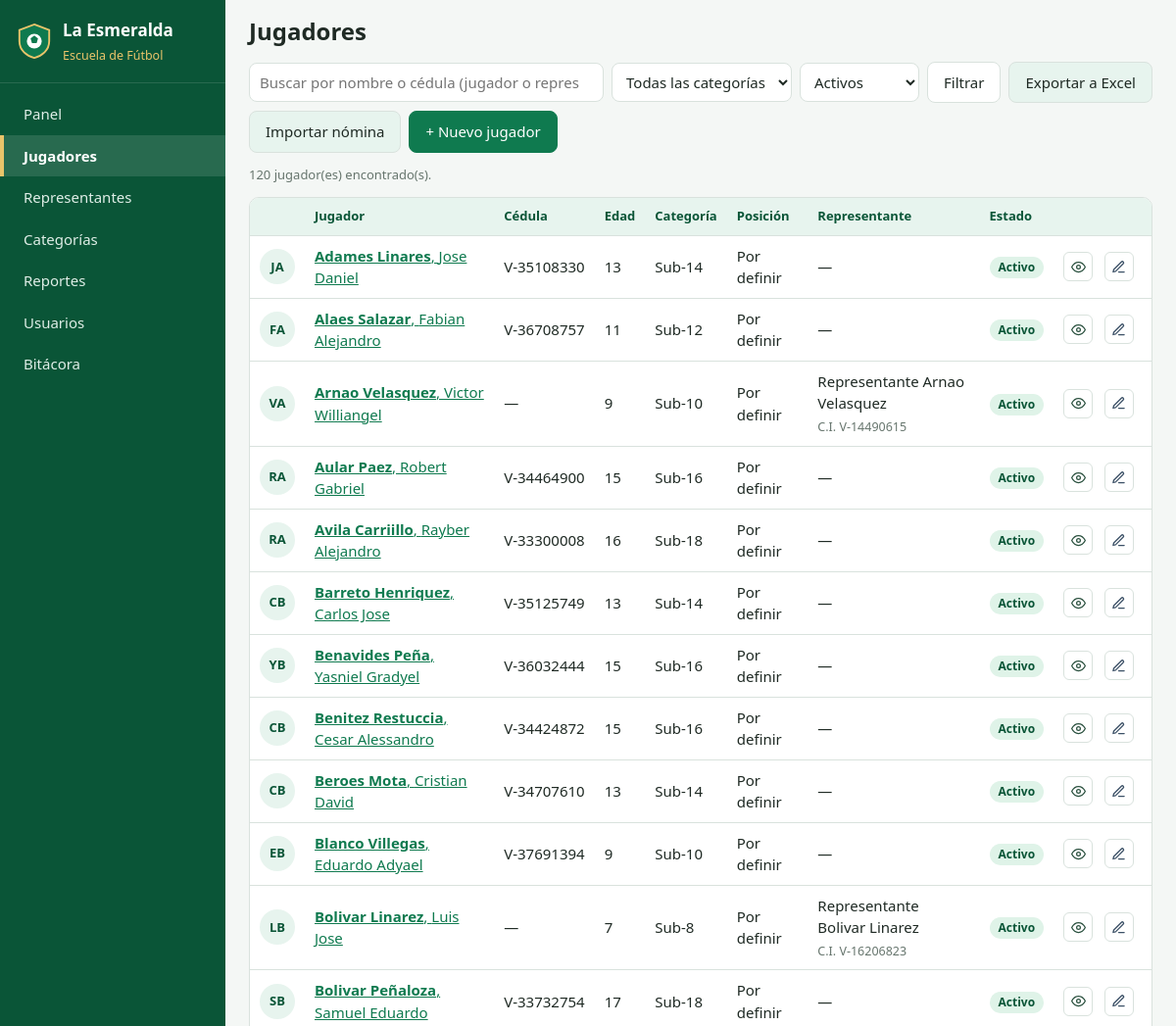
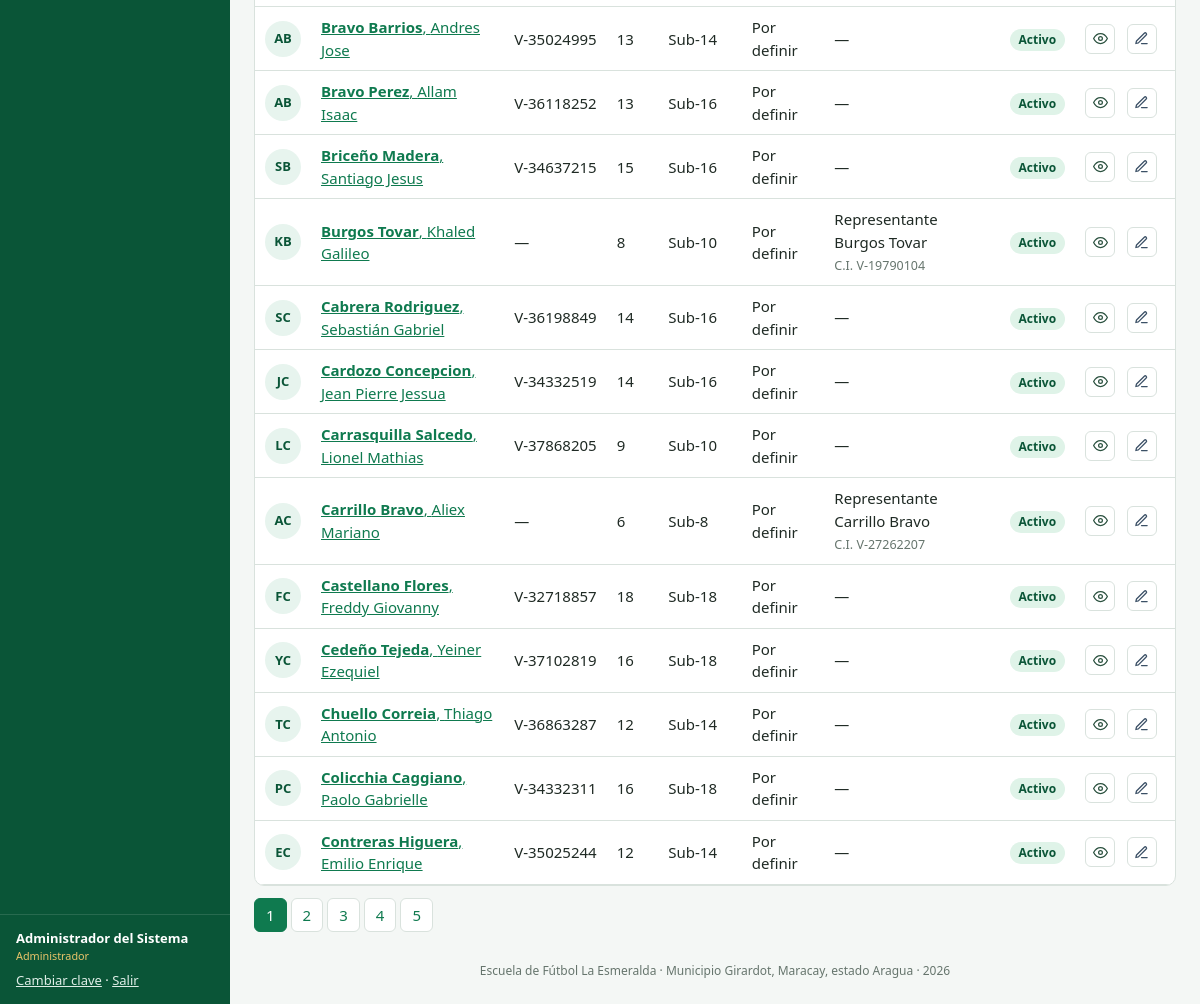
Screenshot of /jugadores.php (signed in) with the database file from the repository (2 pictures, top to bottom).
### tables this page shows
CREATE TABLE jugadores (
  id                    INT UNSIGNED AUTO_INCREMENT PRIMARY KEY,
  cedula                VARCHAR(20)  NULL UNIQUE COMMENT 'Cédula o cédula escolar',
  nombres               VARCHAR(80)  NOT NULL,
  apellidos             VARCHAR(80)  NOT NULL,
  fecha_nacimiento      DATE         NOT NULL,
  sexo                  ENUM('M','F') NOT NULL,
  lugar_nacimiento      VARCHAR(100) NULL,
  direccion             VARCHAR(255) NULL,
  telefono              VARCHAR(20)  NULL,
  institucion_educativa VARCHAR(120) NULL,
  grado                 VARCHAR(30)  NULL,
  posicion              ENUM('Portero','Defensa','Mediocampista','Delantero','Por definir') NOT NULL DEFAULT 'Por definir',
  pie_dominante         ENUM('Derecho','Izquierdo','Ambos') NOT NULL DEFAULT 'Derecho',
  numero_camiseta       TINYINT UNSIGNED NULL,
  talla_camisa          VARCHAR(5)   NULL,
  tipo_sangre           ENUM('A+','A-','B+','B-','AB+','AB-','O+','O-','No sabe') NOT NULL DEFAULT 'No sabe',
  alergias              VARCHAR(255) NULL,
  condicion_medica      VARCHAR(255) NULL,
  peso                  DECIMAL(5,2) NULL COMMENT 'kg',
  estatura              DECIMAL(4,2) NULL COMMENT 'metros',
  foto                  VARCHAR(120) NULL,
  categoria_id          INT UNSIGNED NULL,
  representante_id      INT UNSIGNED NULL,
  fecha_inscripcion     DATE NOT NULL,
  estado                ENUM('activo','inactivo','retirado','lesionado') NOT NULL DEFAULT 'activo',
  observaciones         TEXT NULL,
  creado_por            INT UNSIGNED NULL,
  creado_en             DATETIME NOT NULL DEFAULT CURRENT_TIMESTAMP,
  actualizado_en        DATETIME NULL ON UPDATE CURRENT_TIMESTAMP,
  CONSTRAINT fk_jug_categoria     FOREIGN KEY (categoria_id)     REFERENCES categorias(id)     ON UPDATE CASCADE ON DELETE SET NULL,
  CONSTRAINT fk_jug_representante FOREIGN KEY (representante_id) REFERENCES representantes(id) ON UPDATE CASCADE ON DELETE SET NULL,
  CONSTRAINT fk_jug_usuario       FOREIGN KEY (creado_por)       REFERENCES usuarios(id)       ON UPDATE CASCADE ON DELETE SET NULL,
  INDEX idx_jug_nombre (apellidos, nombres),
  INDEX idx_jug_estado (estado)
);

CREATE TABLE categorias (
  id          INT UNSIGNED AUTO_INCREMENT PRIMARY KEY,
  nombre      VARCHAR(30)  NOT NULL UNIQUE,
  edad_min    TINYINT UNSIGNED NOT NULL,
  edad_max    TINYINT UNSIGNED NOT NULL,
  horario     VARCHAR(120) NULL,
  entrenador  VARCHAR(100) NULL,
  descripcion VARCHAR(255) NULL
);

CREATE TABLE representantes (
  id           INT UNSIGNED AUTO_INCREMENT PRIMARY KEY,
  cedula       VARCHAR(15)  NOT NULL UNIQUE,
  nombres      VARCHAR(80)  NOT NULL,
  apellidos    VARCHAR(80)  NOT NULL,
  parentesco   VARCHAR(30)  NOT NULL DEFAULT 'Madre',
  telefono     VARCHAR(20)  NOT NULL,
  telefono_alt VARCHAR(20)  NULL,
  correo       VARCHAR(120) NULL,
  direccion    VARCHAR(255) NULL,
  ocupacion    VARCHAR(80)  NULL,
  creado_en    DATETIME NOT NULL DEFAULT CURRENT_TIMESTAMP
);

### includes/init.php (called while the page is built, shortened)
<?php
function db(): PDO
{
    static $pdo = null;
    if ($pdo === null) {
        $dsn = DB_SOCKET !== ''
            ? 'mysql:unix_socket=' . DB_SOCKET . ';dbname=' . DB_NAME . ';charset=utf8mb4'
            : 'mysql:host=' . DB_HOST . ';port=' . DB_PORT . ';dbname=' . DB_NAME . ';charset=utf8mb4';
        try {
            $pdo = new PDO($dsn, DB_USER, DB_PASS, [
                PDO::ATTR_ERRMODE            => PDO::ERRMODE_EXCEPTION,
                PDO::ATTR_DEFAULT_FETCH_MODE => PDO::FETCH_ASSOC,
                PDO::ATTR_EMULATE_PREPARES   => false,
            ]);
        } catch (PDOException $ex) {
            http_response_code(500);
            exit('<h2>No se pudo conectar a la base de datos.</h2><p>Verifique que MySQL esté encendido y '
                . 'los datos de config/config.php (o config/config.local.php).</p>');
        }
    }
    return $pdo;
}
function q(string $sql, array $params = []): PDOStatement
{
    $st = db()->prepare($sql);
    $st->execute($params);
    return $st;
}
function e($texto): string
{
    return htmlspecialchars((string) $texto, ENT_QUOTES, 'UTF-8');
}
function edad(string $fecha_nac): int
{
    return (new DateTime($fecha_nac))->diff(new DateTime('today'))->y;
}
function usuario_actual(): ?array
{
    return $_SESSION['usuario'] ?? null;
}
function tiene_rol(string $minimo): bool
{
    $nivel = ['entrenador' => 1, 'secretaria' => 2, 'administrador' => 3];
    $u = usuario_actual();
    return $u && ($nivel[$u['rol']] ?? 0) >= ($nivel[$minimo] ?? 99);
}
function puede_editar(): bool
{
    return tiene_rol('secretaria');
}
function foto_url(?string $foto): ?string
{
    return ($foto && is_file(FOTO_DIR . $foto)) ? FOTO_URL . rawurlencode($foto) : null;
}
function iniciales(string $nombres, string $apellidos): string
{
    return mb_strtoupper(mb_substr($nombres, 0, 1) . mb_substr($apellidos, 0, 1));
}

### jugadores.php (the view, shortened to what this page needs)
<?php
require_once __DIR__ . '/includes/init.php';
$b         = trim($_GET['b'] ?? '');
$estado    = $_GET['estado'] ?? 'activo';
$where = [];
$params = [];
if (in_array($estado, ['activo', 'inactivo', 'lesionado', 'retirado'], true)) {
    $where[] = 'j.estado = ?';
    $params[] = $estado;
}
$sqlWhere = $where ? 'WHERE ' . implode(' AND ', $where) : '';
$base = "FROM jugadores j
         LEFT JOIN categorias c ON c.id = j.categoria_id
         LEFT JOIN representantes r ON r.id = j.representante_id
         $sqlWhere";
$porPagina = 25;
$total = (int) q("SELECT COUNT(*) $base", $params)->fetchColumn();
$paginas = max(1, (int) ceil($total / $porPagina));
$p = min($paginas, max(1, (int) ($_GET['p'] ?? 1)));
$offset = ($p - 1) * $porPagina;
$jugadores = q("SELECT j.*, c.nombre categoria, CONCAT(r.nombres,' ',r.apellidos) representante, r.telefono tel_rep, r.cedula ced_rep
                $base ORDER BY j.apellidos, j.nombres LIMIT $porPagina OFFSET $offset", $params)->fetchAll();
function url_filtros(array $extra = []): string
{
    $q = array_merge(array_intersect_key($_GET, array_flip(['b', 'categoria', 'estado'])), $extra);
    return 'jugadores.php?' . http_build_query($q);
}
function render_tabla_jugadores(array $jugadores, int $total, int $paginas, int $p): void
{
    ?>
    <p class="nota"><?= $total ?> jugador(es) encontrado(s).</p>
    <div class="tabla-envoltura">
    <table class="tabla">
      <thead>
        <tr><th></th><th>Jugador</th><th class="sin-salto" style="white-space:nowrap;">Cédula</th><th>Edad</th><th>Categoría</th><th>Posición</th><th>Representante</th><th>Estado</th><th></th></tr>
      </thead>
      <tbody>
      <?php foreach ($jugadores as $j): $foto = foto_url($j['foto']); ?>
        <tr>
          <td><?php if ($foto): ?><img class="avatar" src="<?= e($foto) ?>" alt=""><?php else: ?><span class="avatar"><?= e(iniciales($j['nombres'], $j['apellidos'])) ?></span><?php endif; ?></td>
          <td><a href="jugador_ver.php?id=<?= $j['id'] ?>"><strong><?= e($j['apellidos']) ?></strong>, <?= e($j['nombres']) ?></a></td>
          <td class="sin-salto" style="white-space:nowrap;"><?= e($j['cedula'] ?? '—') ?></td>
          <td><?= edad($j['fecha_nacimiento']) ?></td>
          <td><?= e($j['categoria'] ?? '—') ?></td>
          <td><?= e($j['posicion']) ?></td>
          <td><?= e($j['representante'] ?? '—') ?><br><small><?= e(($j['tel_rep'] ?? '') === 'Por completar' && !empty($j['ced_rep']) ? 'C.I. ' . $j['ced_rep'] : ($j['tel_rep'] ?? '')) ?></small></td>
          <td><span class="etiqueta etiqueta-<?= e($j['estado']) ?>"><?= e(ucfirst($j['estado'])) ?></span></td>
          <td class="acciones">
            <a class="btn-icono btn-mini-ver" href="jugador_ver.php?id=<?= $j['id'] ?>" title="Ver ficha" aria-label="Ver ficha"><svg width="15" height="15" viewBox="0 0 24 24" fill="none" stroke="currentColor" stroke-width="2" stroke-linecap="round" stroke-linejoin="round" aria-hidden="true"><path d="M1 12s4-8 11-8 11 8 11 8-4 8-11 8-11-8-11-8z"/><circle cx="12" cy="12" r="3"/></svg></a>
            <?php if (puede_editar()): ?><a class="btn-icono btn-mini-editar" href="jugador_form.php?id=<?= $j['id'] ?>" title="Editar jugador" aria-label="Editar jugador"><svg width="15" height="15" viewBox="0 0 24 24" fill="none" stroke="currentColor" stroke-width="2" stroke-linecap="round" stroke-linejoin="round" aria-hidden="true"><path d="M12 20h9"/><path d="M16.5 3.5a2.12 2.12 0 0 1 3 3L7 19l-4 1 1-4Z"/></svg></a><?php endif; ?>
          </td>
        </tr>
      <?php endforeach; ?>
      </tbody>
    </table>
    </div>
    <?php if ($paginas > 1): ?>
    <nav class="paginacion">
      <?php for ($i = 1; $i <= $paginas; $i++): ?>
        <a class="<?= $i === $p ? 'activo' : '' ?>" href="<?= e(url_filtros(['p' => $i])) ?>"><?= $i ?></a>
      <?php endfor; ?>
    </nav>
    <?php endif; ?>
    <?php
}
require __DIR__ . '/includes/header.php';
?>
<form class="filtros" method="get" id="form-filtros">
  <input type="search" name="b" id="input-busqueda" value="<?= e($b) ?>" placeholder="Buscar por nombre o cédula (jugador o representante)" autocomplete="off">
  <select name="categoria" id="select-categoria">
    <option value="">Todas las categorías</option>
  </select>
  <select name="estado" id="select-estado">
    <?php foreach (['activo' => 'Activos', 'inactivo' => 'Inactivos', 'lesionado' => 'Lesionados', 'retirado' => 'Retirados', 'todos' => 'Todos'] as $v => $t): ?>
      <option value="<?= $v ?>" <?= $estado === $v ? 'selected' : '' ?>><?= $t ?></option>
    <?php endforeach; ?>
  </select>
  <button class="btn">Filtrar</button>
  <a class="btn btn-sec" id="btn-exportar" href="<?= e(url_filtros(['exportar' => 1])) ?>">Exportar a Excel</a>
  <?php if (puede_editar()): ?><a class="btn btn-sec" href="importar_nomina.php">Importar nómina</a><a class="btn btn-primario" href="jugador_form.php">+ Nuevo jugador</a><?php endif; ?>
</form>
<div id="contenedor-jugadores">
  <?php render_tabla_jugadores($jugadores, $total, $paginas, $p); ?>
</div>
<?php require __DIR__ . '/includes/footer.php'; ?>

### assets/css/estilos.css (style rules this page uses)
:root { --verde: #0f7a4f; --verde-osc: #0a5537; --verde-claro: #e7f4ee; --oro: #e9c46a; --texto: #1f2a24; --gris: #66756d; --borde: #d9e2dd; --fondo: #f4f7f5; --blanco: #fff; --rojo: #c0392b; --ambar: #b7791f; --radio: 10px; }
* { box-sizing: border-box; }
body { margin: 0; font: 15px/1.5 system-ui, -apple-system, "Segoe UI", Roboto, Arial, sans-serif; color: var(--texto); background: var(--fondo); }
a { color: var(--verde); }
.btn { display: inline-block; padding: 9px 16px; border-radius: 8px; border: 1px solid var(--borde); background: var(--blanco); color: var(--texto); font: inherit; cursor: pointer; text-decoration: none; white-space: nowrap; }
.btn-primario { background: var(--verde); border-color: var(--verde); color: #fff; }
.btn-sec { background: var(--verde-claro); }
.btn-mini-ver { color: #2c5240; }
.btn-mini-editar { color: #3b5066; }
.btn-icono { display: inline-flex; align-items: center; justify-content: center; width: 30px; height: 30px; border-radius: 6px; border: 1px solid var(--borde); background: #fff; color: var(--texto); text-decoration: none; transition: all .15s ease; vertical-align: middle; }
.btn-icono svg { flex-shrink: 0; }
.btn-icono.btn-mini-ver { color: #2c5240; }
.btn-icono.btn-mini-editar { color: #3b5066; }
.sin-salto { white-space: nowrap; }
.tabla-envoltura { overflow-x: auto; background: var(--blanco); border: 1px solid var(--borde); border-radius: var(--radio); }
.tabla { width: 100%; border-collapse: collapse; }
.tabla th, .tabla td { padding: 9px 10px; border-bottom: 1px solid var(--borde); text-align: left; vertical-align: middle; }
.tabla th { background: var(--verde-claro); font-size: 13px; color: var(--verde-osc); }
.tabla small { color: var(--gris); }
.acciones { white-space: nowrap; }
.acciones a, .acciones form { margin-right: 8px; }
.nota { color: var(--gris); font-size: 13px; }
.avatar { width: 36px; height: 36px; border-radius: 50%; object-fit: cover; display: inline-flex; align-items: center; justify-content: center; background: var(--verde-claro); color: var(--verde-osc); font-weight: 700; font-size: 13px; }
.etiqueta { display: inline-block; padding: 2px 9px; border-radius: 20px; font-size: 12px; font-weight: 600; }
.etiqueta-activo { background: #dff3e8; color: var(--verde-osc); }
.filtros { display: flex; flex-wrap: wrap; gap: 8px; align-items: center; margin: 8px 0 12px; }
.filtros input[type=search] { flex: 1 1 260px; }
input, select, textarea { font: inherit; padding: 8px 10px; border: 1px solid var(--borde); border-radius: 8px; background: #fff; color: var(--texto); width: 100%; }
.filtros input, .filtros select { width: auto; }
.paginacion { display: flex; gap: 4px; flex-wrap: wrap; margin-top: 12px; }
.paginacion a { padding: 5px 11px; border: 1px solid var(--borde); border-radius: 6px; background: #fff; text-decoration: none; }
.paginacion a.activo { background: var(--verde); color: #fff; border-color: var(--verde); }

### rows the page displays
jugadores: iniciales($j['nombres'], $j['apellidos']) "JA", apellidos "Adames Linares", nombres "Jose Daniel", cedula "V-35108330", fecha_nacimiento "13", categoria.nombre "Sub-14", posicion "Por definir", representante "—", estado "Activo"
jugadores: iniciales($j['nombres'], $j['apellidos']) "FA", apellidos "Alaes Salazar", nombres "Fabian Alejandro", cedula "V-36708757", fecha_nacimiento "11", categoria.nombre "Sub-12", posicion "Por definir", representante "—", estado "Activo"
jugadores: iniciales($j['nombres'], $j['apellidos']) "VA", apellidos "Arnao Velasquez", nombres "Victor Williangel", cedula "—", fecha_nacimiento "9", categoria.nombre "Sub-10", posicion "Por definir", representante "Representante Arnao Velasquez", representante.cedula "C.I. V-14490615", estado "Activo"
jugadores: iniciales($j['nombres'], $j['apellidos']) "RA", apellidos "Aular Paez", nombres "Robert Gabriel", cedula "V-34464900", fecha_nacimiento "15", categoria.nombre "Sub-16", posicion "Por definir", representante "—", estado "Activo"
jugadores: iniciales($j['nombres'], $j['apellidos']) "RA", apellidos "Avila Carriillo", nombres "Rayber Alejandro", cedula "V-33300008", fecha_nacimiento "16", categoria.nombre "Sub-18", posicion "Por definir", representante "—", estado "Activo"
jugadores: iniciales($j['nombres'], $j['apellidos']) "CB", apellidos "Barreto Henriquez", nombres "Carlos Jose", cedula "V-35125749", fecha_nacimiento "13", categoria.nombre "Sub-14", posicion "Por definir", representante "—", estado "Activo"
jugadores: iniciales($j['nombres'], $j['apellidos']) "YB", apellidos "Benavides Peña", nombres "Yasniel Gradyel", cedula "V-36032444", fecha_nacimiento "15", categoria.nombre "Sub-16", posicion "Por definir", representante "—", estado "Activo"
jugadores: iniciales($j['nombres'], $j['apellidos']) "CB", apellidos "Benitez Restuccia", nombres "Cesar Alessandro", cedula "V-34424872", fecha_nacimiento "15", categoria.nombre "Sub-16", posicion "Por definir", representante "—", estado "Activo"
jugadores: iniciales($j['nombres'], $j['apellidos']) "CB", apellidos "Beroes Mota", nombres "Cristian David", cedula "V-34707610", fecha_nacimiento "13", categoria.nombre "Sub-14", posicion "Por definir", representante "—", estado "Activo"
jugadores: iniciales($j['nombres'], $j['apellidos']) "EB", apellidos "Blanco Villegas", nombres "Eduardo Adyael", cedula "V-37691394", fecha_nacimiento "9", categoria.nombre "Sub-10", posicion "Por definir", representante "—", estado "Activo"
jugadores: iniciales($j['nombres'], $j['apellidos']) "LB", apellidos "Bolivar Linarez", nombres "Luis Jose", cedula "—", fecha_nacimiento "7", categoria.nombre "Sub-8", posicion "Por definir", representante "Representante Bolivar Linarez", representante.cedula "C.I. V-16206823", estado "Activo"
jugadores: iniciales($j['nombres'], $j['apellidos']) "SB", apellidos "Bolivar Peñaloza", nombres "Samuel Eduardo", cedula "V-33732754", fecha_nacimiento "17", categoria.nombre "Sub-18", posicion "Por definir", representante "—", estado "Activo"
jugadores: iniciales($j['nombres'], $j['apellidos']) "AB", apellidos "Bravo Barrios", nombres "Andres Jose", cedula "V-35024995", fecha_nacimiento "13", categoria.nombre "Sub-14", posicion "Por definir", representante "—", estado "Activo"
jugadores: iniciales($j['nombres'], $j['apellidos']) "AB", apellidos "Bravo Perez", nombres "Allam Isaac", cedula "V-36118252", fecha_nacimiento "13", categoria.nombre "Sub-16", posicion "Por definir", representante "—", estado "Activo"
jugadores: iniciales($j['nombres'], $j['apellidos']) "SB", apellidos "Briceño Madera", nombres "Santiago Jesus", cedula "V-34637215", fecha_nacimiento "15", categoria.nombre "Sub-16", posicion "Por definir", representante "—", estado "Activo"
jugadores: iniciales($j['nombres'], $j['apellidos']) "KB", apellidos "Burgos Tovar", nombres "Khaled Galileo", cedula "—", fecha_nacimiento "8", categoria.nombre "Sub-10", posicion "Por definir", representante "Representante Burgos Tovar", representante.cedula "C.I. V-19790104", estado "Activo"
jugadores: iniciales($j['nombres'], $j['apellidos']) "SC", apellidos "Cabrera Rodriguez", nombres "Sebastián Gabriel", cedula "V-36198849", fecha_nacimiento "14", categoria.nombre "Sub-16", posicion "Por definir", representante "—", estado "Activo"
jugadores: iniciales($j['nombres'], $j['apellidos']) "JC", apellidos "Cardozo Concepcion", nombres "Jean Pierre Jessua", cedula "V-34332519", fecha_nacimiento "14", categoria.nombre "Sub-16", posicion "Por definir", representante "—", estado "Activo"
jugadores: iniciales($j['nombres'], $j['apellidos']) "LC", apellidos "Carrasquilla Salcedo", nombres "Lionel Mathias", cedula "V-37868205", fecha_nacimiento "9", categoria.nombre "Sub-10", posicion "Por definir", representante "—", estado "Activo"
jugadores: iniciales($j['nombres'], $j['apellidos']) "AC", apellidos "Carrillo Bravo", nombres "Aliex Mariano", cedula "—", fecha_nacimiento "6", categoria.nombre "Sub-8", posicion "Por definir", representante "Representante Carrillo Bravo", representante.cedula "C.I. V-27262207", estado "Activo"
jugadores: iniciales($j['nombres'], $j['apellidos']) "FC", apellidos "Castellano Flores", nombres "Freddy Giovanny", cedula "V-32718857", fecha_nacimiento "18", categoria.nombre "Sub-18", posicion "Por definir", representante "—", estado "Activo"
jugadores: iniciales($j['nombres'], $j['apellidos']) "YC", apellidos "Cedeño Tejeda", nombres "Yeiner Ezequiel", cedula "V-37102819", fecha_nacimiento "16", categoria.nombre "Sub-18", posicion "Por definir", representante "—", estado "Activo"
jugadores: iniciales($j['nombres'], $j['apellidos']) "TC", apellidos "Chuello Correia", nombres "Thiago Antonio", cedula "V-36863287", fecha_nacimiento "12", categoria.nombre "Sub-14", posicion "Por definir", representante "—", estado "Activo"
jugadores: iniciales($j['nombres'], $j['apellidos']) "PC", apellidos "Colicchia Caggiano", nombres "Paolo Gabrielle", cedula "V-34332311", fecha_nacimiento "16", categoria.nombre "Sub-18", posicion "Por definir", representante "—", estado "Activo"
jugadores: iniciales($j['nombres'], $j['apellidos']) "EC", apellidos "Contreras Higuera", nombres "Emilio Enrique", cedula "V-35025244", fecha_nacimiento "12", categoria.nombre "Sub-14", posicion "Por definir", representante "—", estado "Activo"

### other values shown
$texto "Panel"
$texto "Jugadores"
$texto "Representantes"
$texto "Categorías"
$texto "Reportes"
$texto "Usuarios"
$texto "Bitácora"
$sesion['nombre'] "Administrador del Sistema"
$sesion['rol'] "Administrador"
$titulo "Jugadores"
$total "120"
APP_NOMBRE "Escuela de Fútbol La Esmeralda"
APP_UBICACION "Municipio Girardot, Maracay, estado Aragua"
form field estado "Activos"
